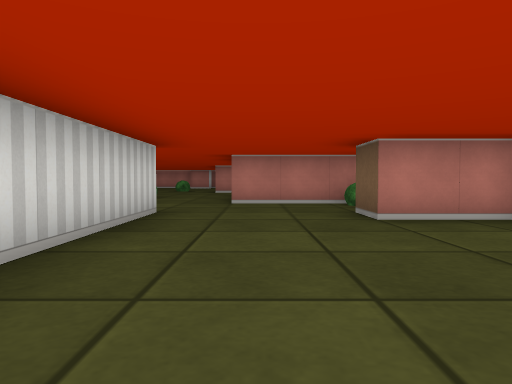
View 1 (above)

24 first-person views from a walk through a cub3D level. The camera is about half as high as the walls, tilts 2° down and sees 70° across. The floor is counted in squares. Each view is taken from the middle of a square. On the plan, view 1 faces up. The plan holds only what a view shows up to about 9 squares ahead; the rest is blank.

View 2
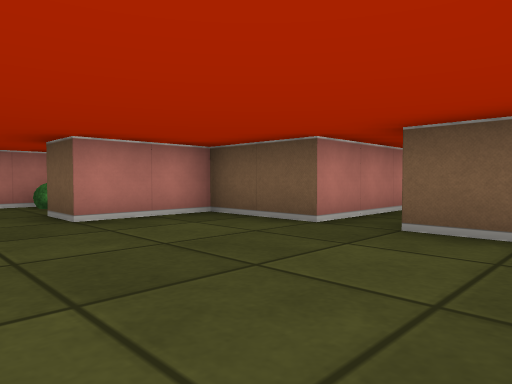

View 3
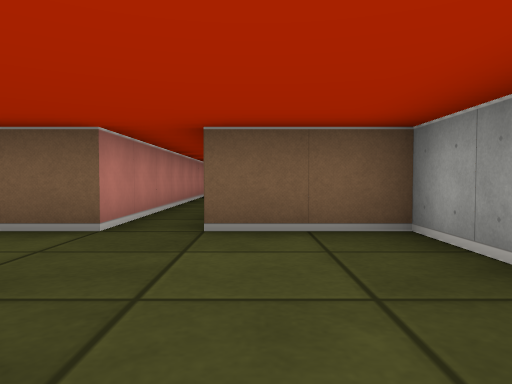

View 4
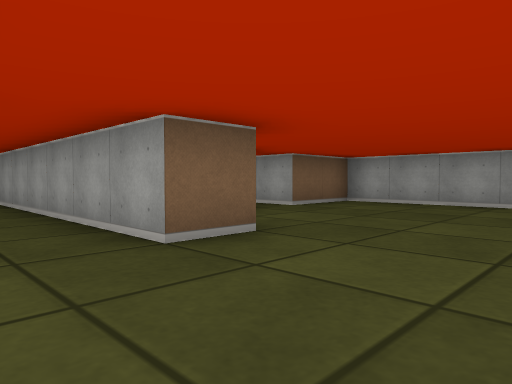

View 5
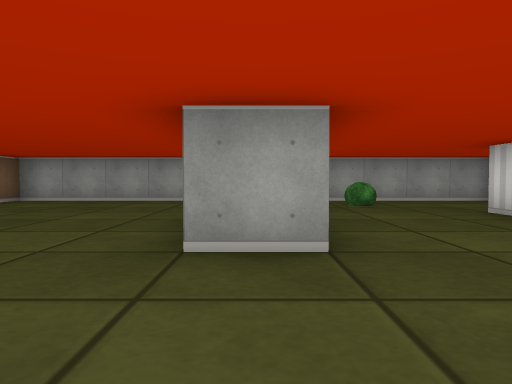

View 6
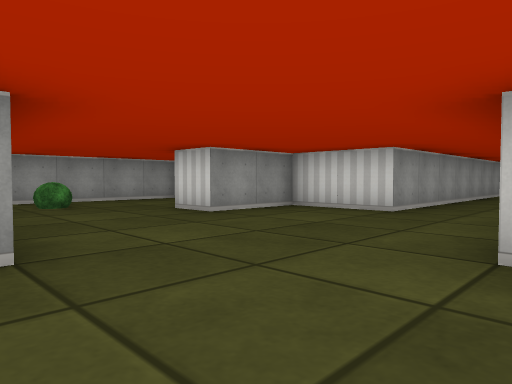

View 7
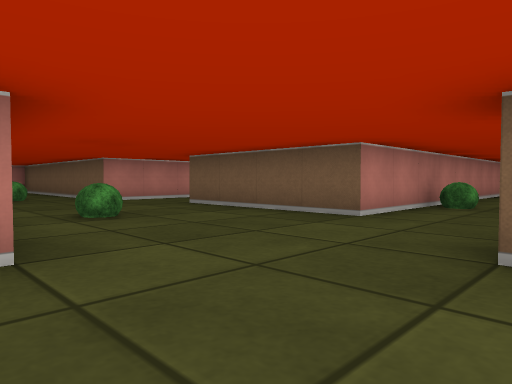

View 8
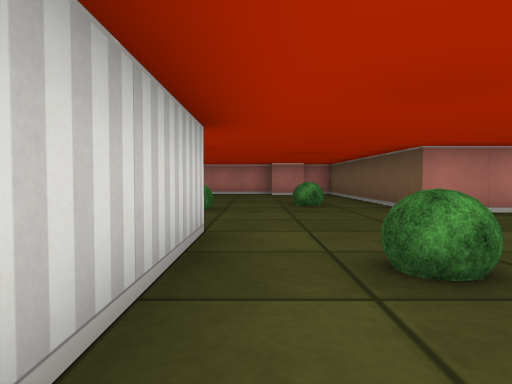

View 9
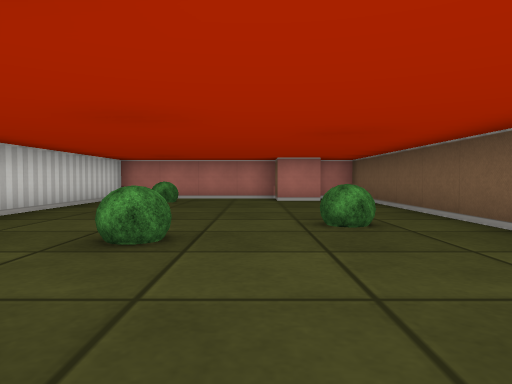

View 10
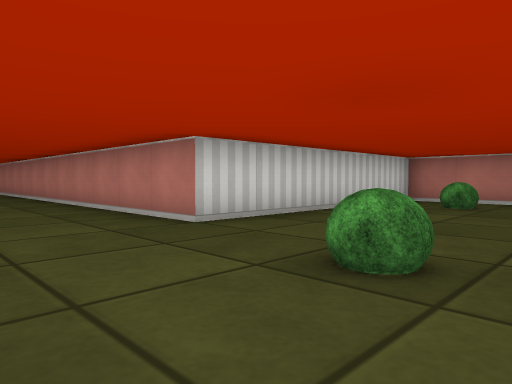

View 11
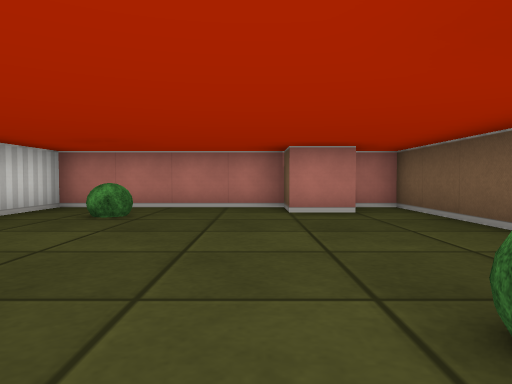

View 12
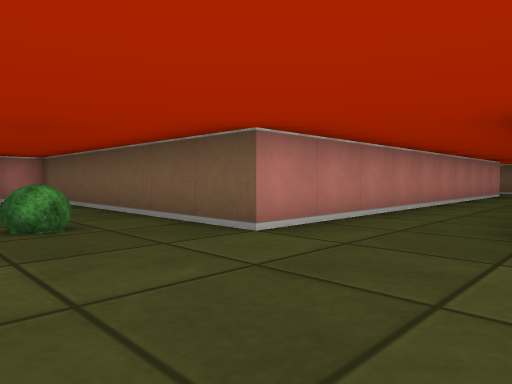

View 13
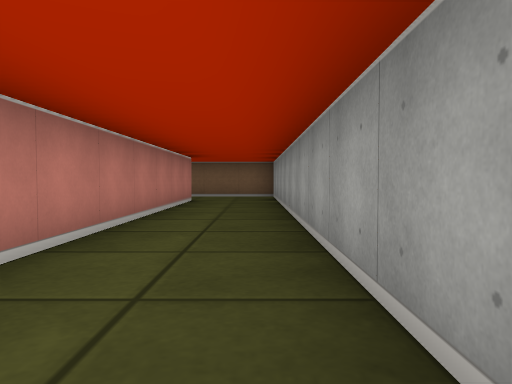

View 14
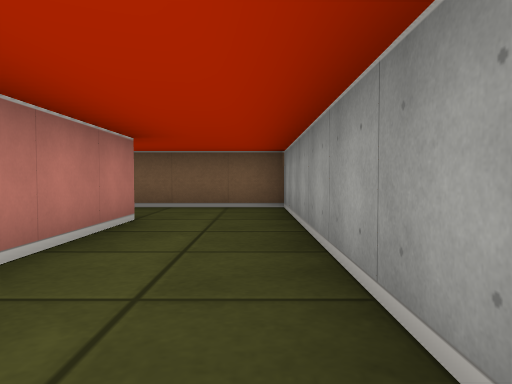

View 15
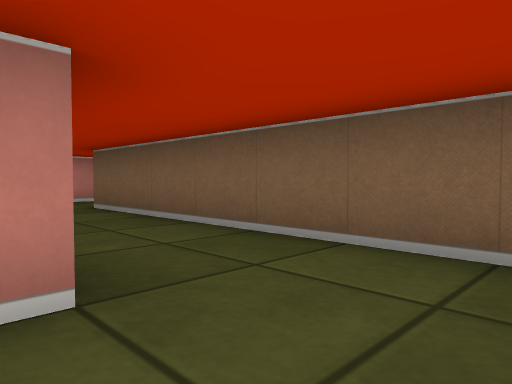

View 16
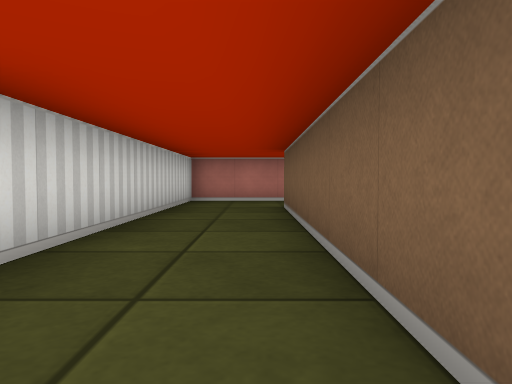

View 17
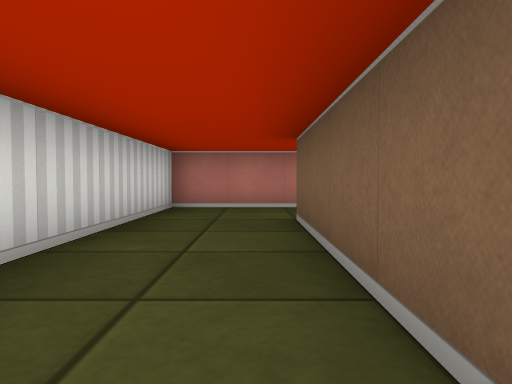

View 18
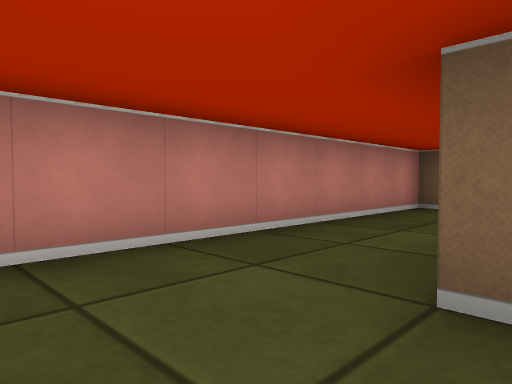

View 19
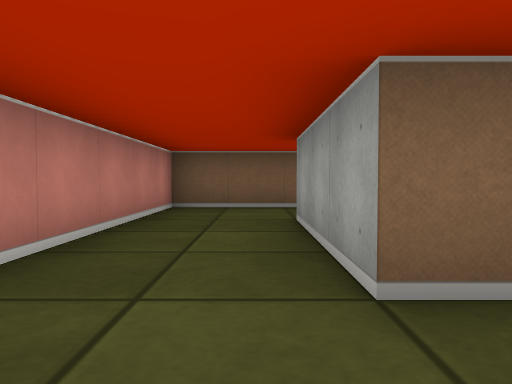

View 20
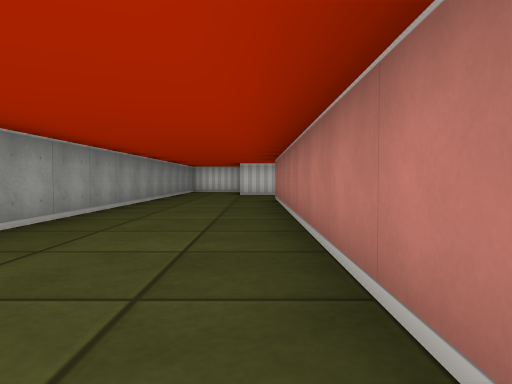

View 21
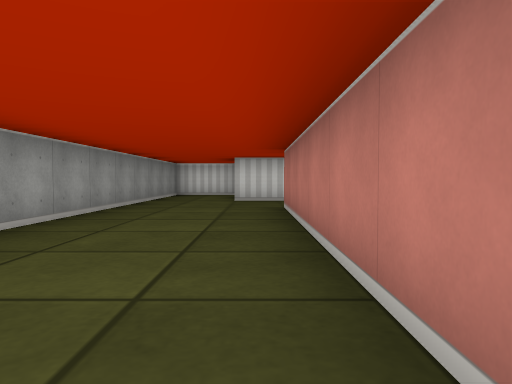

View 22
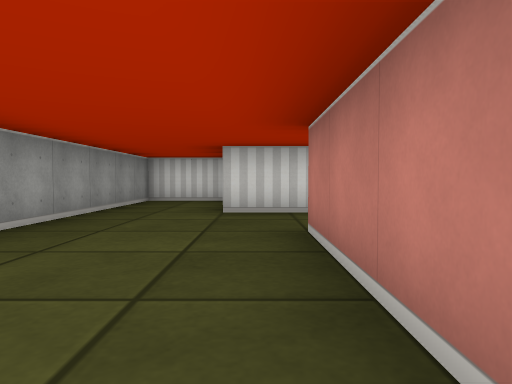

View 23
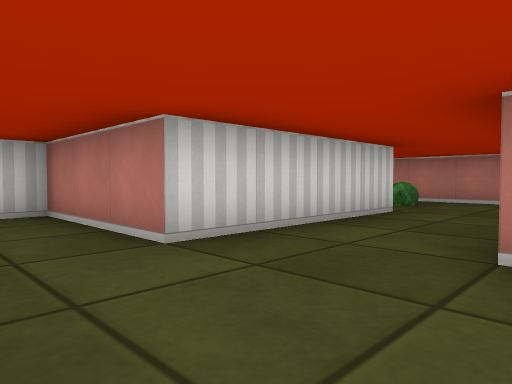

View 24
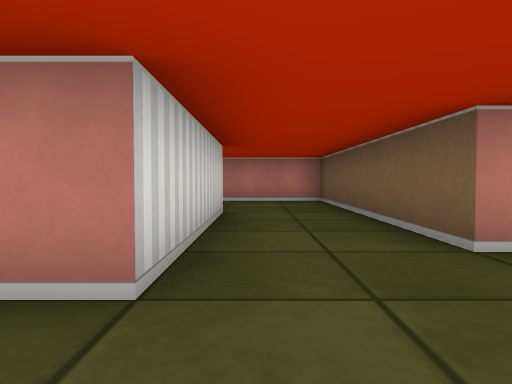

### Floor plan
Points are (right, up) in squares from view 1. A wall is a line through its corners. A room is listed if a view was taken in it or the views show most of it. See-through windows are left out.
Room 1 (views 1, 2, 3)
walls: (9, 2.5) (3.5, 2.5) (3.5, 4.5) (1.5, 4.5) (1.5, 5.5) (7.6, 5.5); (5.2, 7.5) (-0.5, 7.5); (-0.4, -0.5) (3.5, -0.5) (3.5, 1.5) (4.5, 1.5); (-1.5, 4.5) (-1.5, 2.1)
ways out: opening at (-1, 6) to room 2
objects: bush (2, 7)
Room 2 (views 4, 5, 6, 7, 8, 9, 10, 11, 12, 13, 14, 15, 16, 17, 18, 19, 20, 21, 22, 23, 24)
walls: (-4.5, 11.5) (-4.5, 7.5); (-12.2, 5.5) (-7.5, 5.5) (-7.5, 3.5) (-5.5, 3.5) (-5.5, 2.5); (-2.6, 5.5) (-1.5, 5.5) (-1.5, 4.5); (0.6, 11.5) (10.5, 11.5) (10.5, 18.5) (13.5, 18.5); (-0.5, 7.5) (-0.5, 11.5); (-2.4, 19.5) (-3.5, 19.5) (-3.5, 20.5) (-7.5, 20.5) (-7.5, 14.5) (-18.5, 14.5) (-18.5, 20.5) (-21.9, 20.5); (-7.5, -0.5) (-3.6, -0.5); (-20.5, 17.6) (-20.5, 13.5) (-23.5, 13.5) (-23.5, 11.5) (-12.5, 11.5); (8.6, 13.5) (-1.5, 13.5) (-1.5, 20.5) (-2.4, 20.5); (15.5, 18.2) (15.5, 20.5) (8.5, 20.5) (8.5, 14.1)
ways out: opening at (-1, 6) to room 1; opening at (14, 17.5)
objects: bush (-21, 19); bush (-6, 19); bush (-5, 14); bush (-4, 1); bush (-3, 10); bush (-3, 15)

Where each view was taken, in squares from view 1:
view 1: 0 up, 0 right, facing up
view 2: 0 up, 0 right, facing up-right
view 3: 1 up, 0 right, facing right
view 4: 7 up, 1 left, facing down-right
view 5: 8 up, 2 left, facing down
view 6: 8 up, 2 left, facing down-left
view 7: 5 up, 5 left, facing up-right
view 8: 8 up, 4 left, facing up
view 9: 11 up, 4 left, facing up
view 10: 12 up, 4 left, facing up-left
view 11: 14 up, 4 left, facing up
view 12: 11 up, 4 left, facing up-right
view 13: 12 up, 0 right, facing right
view 14: 12 up, 4 right, facing right
view 15: 12 up, 8 right, facing up-right
view 16: 12 up, 10 right, facing up
view 17: 14 up, 10 right, facing up
view 18: 18 up, 9 right, facing up-right
view 19: 19 up, 9 right, facing right
view 20: 14 up, 9 left, facing left
view 21: 14 up, 12 left, facing left
view 22: 14 up, 15 left, facing left
view 23: 12 up, 18 left, facing up-left
view 24: 12 up, 20 left, facing up
